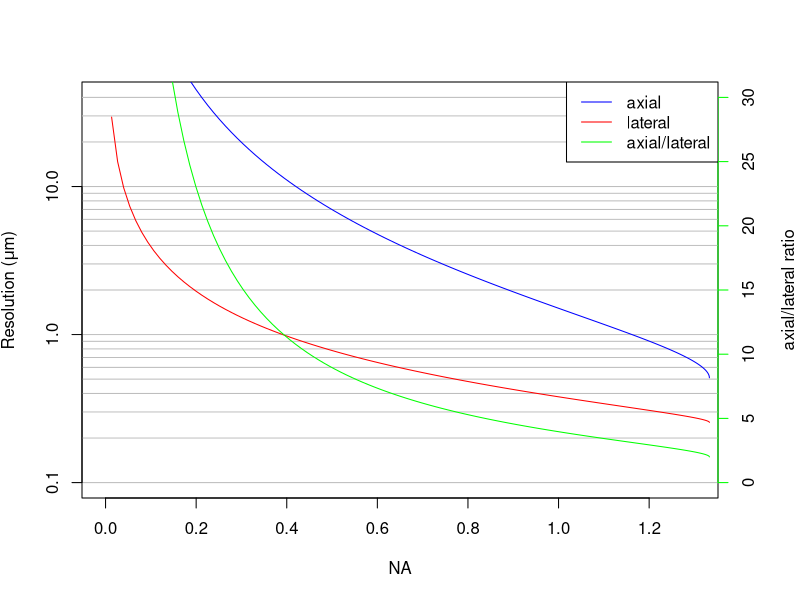

The R source for this figure:
angol = TRUE;

n = 1.333
lambda = 0.510
alpha = seq(0, pi/2, 0.01)
na = n*sin(alpha)
lateral = lambda / sqrt(3-2*cos(alpha)-cos(2*alpha))
axial = lambda / (1-cos(alpha))
ratio = axial/lateral

#pdf(file="resolution7.pdf", width=7, height=7)
png("resolution7.png", height=7, width=7, units="in", res=300)

par(oma=c(0,0,0,2))

plot(na, lateral, type="l", log="y",  col="white", xlim=c(0,1.3), ylim=c(0.1,40), ann=F, yaxt="n");
abline(h=c(0.1,0.2,0.3,0.4,0.5,0.6,0.7,0.8,0.9,1,2,3,4,5,6,7,8,9,10,20,30,40), col="gray")
lines(na, lateral, col="red")
lines(na, axial, col="blue")
axis(2, at=c(0.1,1,10))

par(new=T)
plot(na, ratio, type="l", col="green", xlim=c(0,1.3), ylim=c(0,30), ann=F, axes=F)
axis(4, pretty(0:30), col="green")
legend("topright", legend=c("axial", "lateral", "axial/lateral"), col=c("blue", "red", "green"), lty=1, bg="white")
if (angol) {
title(xlab="NA", ylab=expression("Resolution ("*mu*"m)"))
mtext("axial/lateral ratio", side="4", line=3)
} else {
title(xlab="NA", ylab=expression("Felbontás ("*mu*"m)"))
mtext("axiális/laterális arány", side="4", line=3)
}
dev.off()
